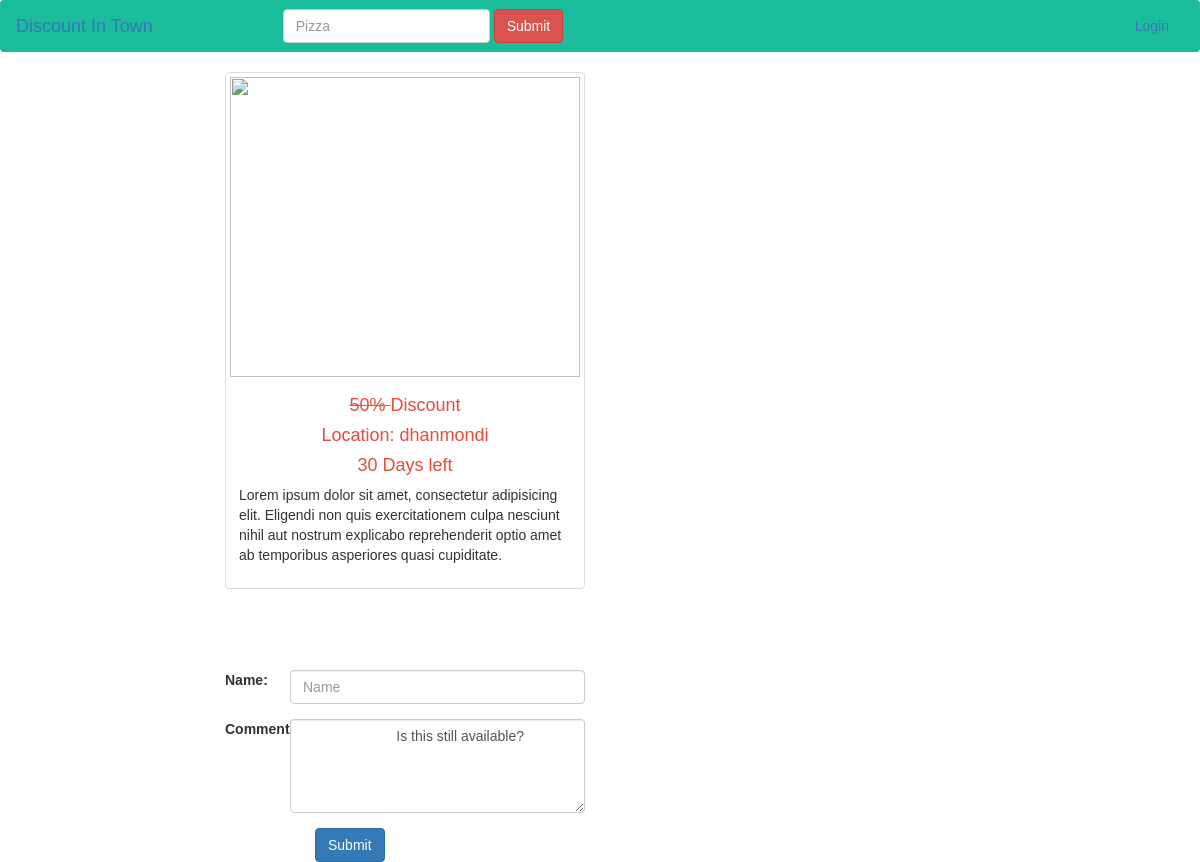
Screenshot of /postdetails.php?postid=112 with the database file from the repository.
### tables this page shows
CREATE TABLE `post` (
  `postid` int(255) NOT NULL,
  `userid` int(255) NOT NULL,
  `postdate` date NOT NULL,
  `locationid` int(255) NOT NULL,
  `categoryid` int(30) NOT NULL,
  `postdesc` text NOT NULL,
  `imglink` text NOT NULL,
  `expire` int(255) NOT NULL,
  `discountrate` int(255) NOT NULL,
  `poststatus` tinyint(2) NOT NULL,
  `latitude` float(23,19) NOT NULL,
  `longitude` float(23,19) NOT NULL
);

CREATE TABLE `location` (
  `id` int(255) NOT NULL,
  `locationname` varchar(255) NOT NULL DEFAULT 'dhanmondi',
  `latitude` float(23,19) NOT NULL,
  `Longitude` float(23,19) NOT NULL
);

### postdetails.php (the view, shortened to what this page needs)
<?php
include('connect.php');
include('header.php');
?>
<body>
<div class="container">
    <div class="row">
        <?php
        if (isset($_GET['postid'])){
            $postid = $_GET['postid'];
        }
        else {
            echo 'set failed';
             $postid = $_SESSION['postid'];
        }
        $sql = "SELECT * FROM post
                JOIN location ON location.id = post.locationid
                JOIN category ON post.categoryid = category.id
                WHERE post.postid = '$postid'";
        $result = $con->query($sql);
        $row = $result->fetch_assoc();
        $img = $row['imglink'];
        $img = str_replace(' ', '', $img);
        $postUserId = $row['userid'];
            echo  '
                     <div class="col-md-4 col-md-offset-2 lead">
                <div class="thumbnail">'
                . '
                   <img style="height:300px;" class="img" src="img/'. $img . '">'.'
                    <div class="caption" style="font-size: 14px">'.'
                        <h4><del> '  . $row['discountrate']  . '% </del>'. ' Discount ' .'</h4>
                        <h4>'.'Location: ' . $row['locationname']  . '</h4>
                        <h4>'.'' . $row['expire'] . ' Days left' .'</h4>
                        <p>'.'' . $row['postdesc']  .'</p>
                    </div>
                </div>
            </div>
                  ';
        ?>
        <div class="col-md-6">
            <div style="padding:10px">
                <div style="height: 300px; width: 100%;" id="map">
                </div>
            </div>
        </div>
    </div>
    <div class="row">
    <div class="col-md-4 col-md-offset-2">
    </div>
   </div>
    <div class="row">
        <div class="col-md-4 col-md-offset-2" style="padding-top: 40px">
            <form action="commentinsert.php" method="post">
                <?php
            if (isset($_SESSION['userid'])) {
                if (($postUserId == $_SESSION['userid'])) {
                    $sqlUpdate= "UPDATE comment SET commentstatus=1 WHERE postid = '$postid' AND  commentstatus=0";
                    $updateResult= $con->query($sqlUpdate);
                    echo '
                <div class="form-group row">
                    <label for="colFormLabel" class="col-sm-2 col-form-label">Comments</label>
                    <div class="col-sm-10">
                        <textarea rows="4" cols="50" name="comment" class="form-control">
                        Is this still available?
                        </textarea>
                    </div>
                </div>';
                } else {
                    echo '
                <div class="form-group row">
                    <label for="colFormLabelSm" class="col-sm-2 col-form-label col-form-label-sm">Name:</label>
                    <div class="col-sm-10">
                        <input type="text" name="name" class="form-control form-control-sm" id="colFormLabelSm" placeholder="Name">
                    </div>
                </div>
                <div class="form-group row">
                    <label for="colFormLabel" class="col-sm-2 col-form-label">Comments : </label>
                    <div class="col-sm-10">
                        <textarea rows="4" cols="50" name="comment" class="form-control">
                        Is this still available?
                        </textarea>
                    </div>
                </div>';
                }
            }
            else{
               echo '
                <div class="form-group row">
                    <label for="colFormLabelSm" class="col-sm-2 col-form-label col-form-label-sm">Name:</label>
                    <div class="col-sm-10">
                        <input type="text" name="name" class="form-control form-control-sm" id="colFormLabelSm" placeholder="Name">
                    </div>
                </div>
                <div class="form-group row">
                    <label for="colFormLabel" class="col-sm-2 col-form-label">Comments</label>
                    <div class="col-sm-10">
                        <textarea rows="4" cols="50" name="comment" class="form-control">
                        Is this still available?
                        </textarea>
                    </div>
                </div>';
            }
                ?>
                <input type="submit" class="btn col-md-offset-3 btn-primary mb-2" value="Submit">
            </form>
        </div>
    </div>
</div>
</body>
</html>

### css/style.css (style rules this page uses)
* { font-family: sans-serif; list-style: none; }
.caption h4 { color: #e74c3c; text-align: center; }
img { width: 100%; }
.thumbnail >img { height: 300px; }

### rows the page displays
post: discountrate "50", locationid.locationname "dhanmondi", expire "30", postdesc "Lorem ipsum dolor sit amet, consectetur adipisicing elit. Eligendi non quis exercitationem culpa nesciunt nihil aut nostrum explicabo reprehenderit optio amet ab temporibus asperiores quasi cupiditate."
